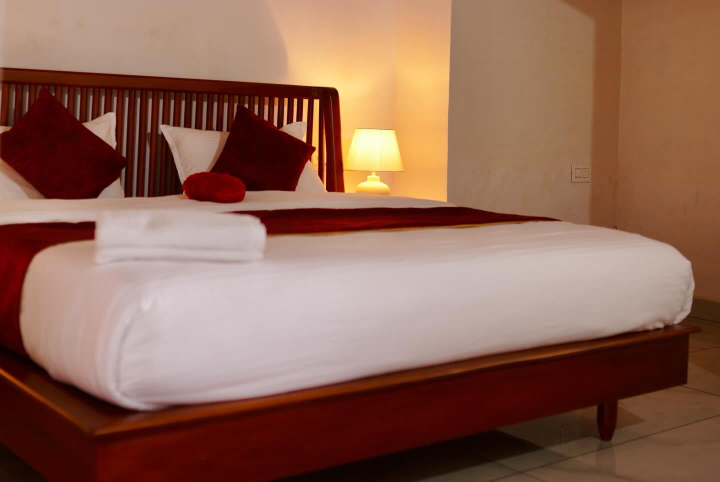
#> input picture images/img/50fables-1.jpeg, 1440 x 963 px (shown at 1/2 size); its folder holds 4 pictures in this run
$ python optimize_images.py
#> lines starting #> are read from the running program, lines starting #| are printed output that depends on the picture
import os
from PIL import Image

def optimize_images(directory):
#> called with directory = 'images/img'
    for filename in os.listdir(directory):
        if filename.lower().endswith(('.png', '.jpg', '.jpeg')):
            filepath = os.path.join(directory, filename)
            try:
                with Image.open(filepath) as img:
                    # Convert to RGB if it's RGBA/P
#> img is the input picture: PIL image 1440x963 RGB; mean R, G, B 142.5, 101.5, 84.4
                    if img.mode in ('RGBA', 'P'):
                        img = img.convert('RGB')

                    # Resize if width > 1200
                    if img.width > 1200:
                        ratio = 1200 / float(img.width)
#> ratio = 0.833
                        new_height = int((float(img.height) * float(ratio)))
#> new_height = 802
                        img = img.resize((1200, new_height), Image.Resampling.LANCZOS)
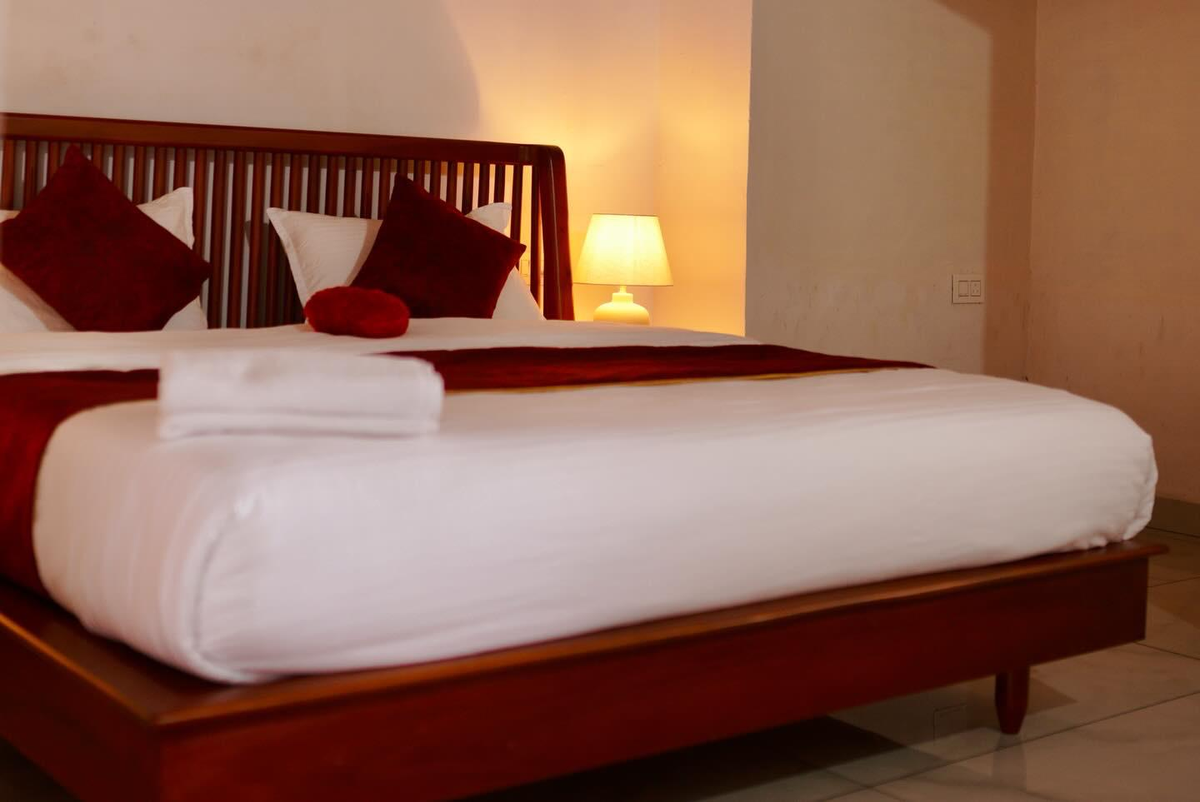
#> img: PIL image 1200x802 RGB; mean R, G, B 142.5, 101.5, 84.4

                    # Save optimized
                    img.save(filepath, optimize=True, quality=60)
                print(f"Optimized {filename}")
            except Exception as e:
                print(f"Error optimizing {filename}: {e}")

if __name__ == "__main__":
    optimize_images('images/img')
